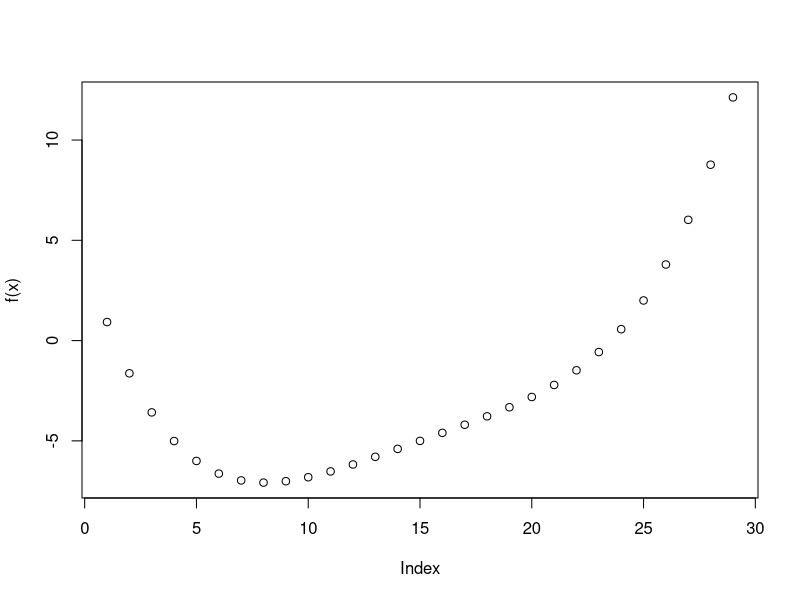
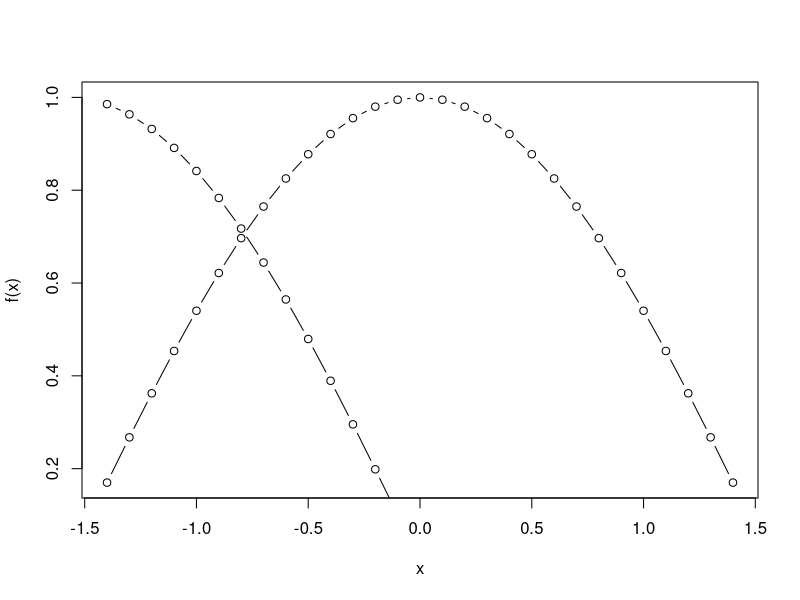

Generate these figures, in order, with R:
f = function (x) 3*x^4+4*x-5
x = seq(-1.4,1.4,0.1)
plot(f(x))

nderiv = function (f, x, h) (f(x+h)-f(x))/h
f = function (x) cos(x)
nderiv(f,0.5, 0.0001)
df = function (x) nderiv(f, x, 0.0001)
plot(x, f(x), type='b')
points(x, df(x), type='b')

f = function (x) x^11 - 5*x^2+exp(x)

